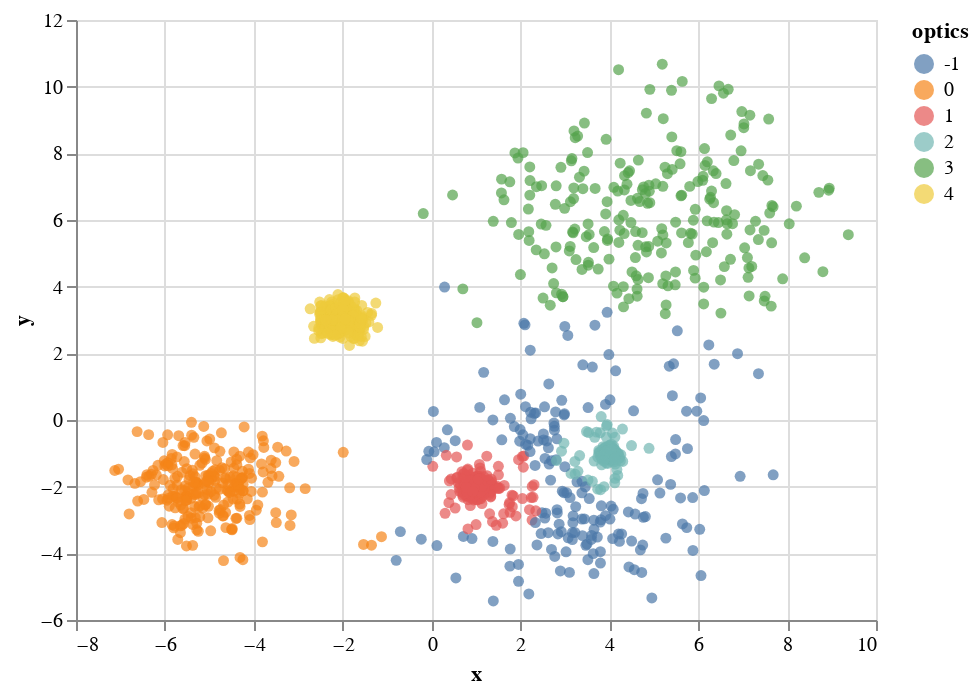

Here is the notebook cell this chart was saved with:
### Markdown cell above
# OPTICS: Busca densidades (variables) contiguas

### Code cell
from sklearn.cluster import OPTICS

optics = OPTICS(min_samples=50, xi=.05, min_cluster_size=.05).fit(sintetic[["x", "y"]])
sintetic["optics"] = optics.labels_

alt.Chart(sintetic).mark_circle().encode(x='x', y='y', color="optics:N")

# Nos permite encontrar grupos dentro de grupos

### Figure 1 — Vega-Lite specification as saved in the notebook (floating-point values rounded to 4 significant figures; data arrays with more than 128 entries replaced by an {"elided": "..."} marker saying what was removed)
{"config": {"view": {"continuousWidth": 400, "continuousHeight": 300}}, "data": {"name": "data-46ba8b6ee03603657237d46c2ff4ab6c"}, "mark": "circle", "encoding": {"color": {"type": "nominal", "field": "optics"}, "x": {"type": "quantitative", "field": "x"}, "y": {"type": "quantitative", "field": "y"}}, "$schema": "https://vega.github.io/schema/vega-lite/v4.0.2.json", "datasets": {"data-46ba8b6ee03603657237d46c2ff4ab6c": {"elided": "1500 records"}}}
